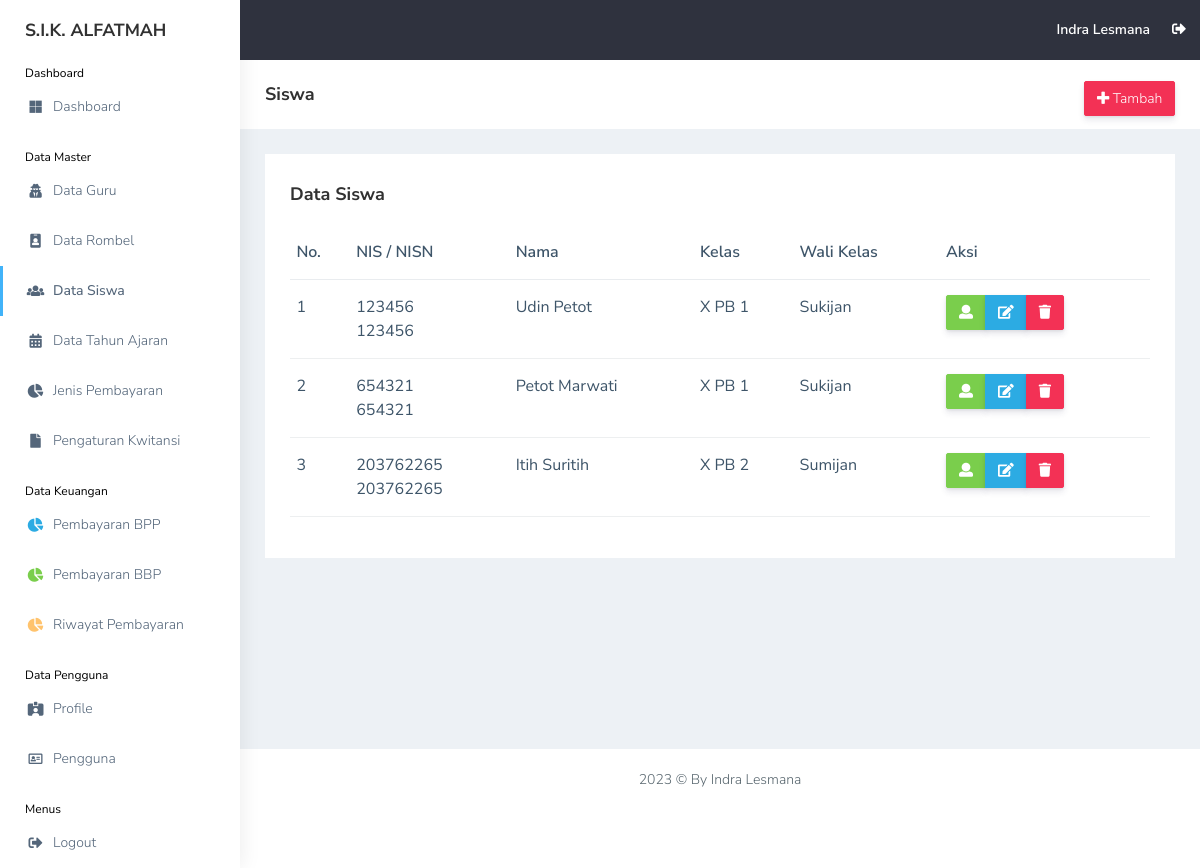
The page /view_master/siswa.php (signed in) on the database its author committed.
### tables this page shows
CREATE TABLE `users` (
  `id_user` int(11) NOT NULL,
  `nama` varchar(255) NOT NULL,
  `username` varchar(255) NOT NULL,
  `email` varchar(255) NOT NULL,
  `password` varchar(255) NOT NULL,
  `image` varchar(255) NOT NULL,
  `role_id` int(11) NOT NULL,
  `date_created` date NOT NULL,
  `is_active` int(11) NOT NULL
);

CREATE TABLE `siswa` (
  `id_siswa` int(11) NOT NULL,
  `nis` int(11) NOT NULL,
  `nisn` int(11) NOT NULL,
  `nama_siswa` varchar(255) NOT NULL,
  `id_rombel` int(11) NOT NULL,
  `jk` varchar(20) NOT NULL,
  `alamat` text NOT NULL,
  `phone` varchar(20) NOT NULL,
  `username` varchar(255) NOT NULL,
  `password` varchar(255) NOT NULL,
  `gambar` varchar(255) NOT NULL,
  `date_created` date NOT NULL,
  `is_active` int(11) NOT NULL
);

CREATE TABLE `rombel` (
  `id_rombel` int(11) NOT NULL,
  `rombel` varchar(255) NOT NULL,
  `id_guru` int(11) NOT NULL
);

CREATE TABLE `guru` (
  `id_guru` int(11) NOT NULL,
  `nama_guru` varchar(255) NOT NULL,
  `mapel` varchar(255) NOT NULL,
  `date_created` date NOT NULL,
  `is_active` int(11) NOT NULL
);

### functions.php (called while the page is built, shortened)
<?php
$conn = mysqli_connect("localhost", "root", "", "db_sika");
function query($query)
{
    global $conn;
    $result = mysqli_query($conn, $query);
    $rows = [];
    while ($row = mysqli_fetch_assoc($result)) {
        $rows[] = $row;
    }
    return $rows;
}

### view_master/siswa.php (the view, shortened to what this page needs)
<?php
include "../templates/header.php";
$siswa = query(
    "SELECT * FROM siswa
    INNER JOIN rombel ON rombel.id_rombel = siswa.id_rombel
    INNER JOIN guru ON guru.id_guru = rombel.id_guru"
);
?>
<div class="page-breadcrumb bg-white">
    <div class="row align-items-center">
        <div class="col-lg-3 col-md-4 col-sm-4 col-xs-12">
            <h4 class="page-title">Siswa</h4>
        </div>
        <div class="col-lg-9 col-sm-8 col-md-8 col-xs-12">
            <div class="d-md-flex">
                <ol class="breadcrumb ms-auto">
                    <li><a href="siswa_add.php"
                            class="btn btn-danger  d-none d-md-block pull-right ms-3 hidden-xs hidden-sm waves-effect waves-light text-white"><i
                                class="fas fa-plus"></i> Tambah</a>
                    </li>
                </ol>
            </div>
        </div>
    </div>
</div>
<div class="container-fluid">
    <div class="row">
        <div class="col-md-12 col-lg-12 col-sm-12">
            <div class="white-box">
                <div class="d-md-flex mb-3">
                    <h3 class="box-title mb-0">Data Siswa</h3>
                </div>
                <div class="table-responsive">
                    <table class="table no-wrap">
                        <thead>
                            <tr>
                                <th class="border-top-0">No.</th>
                                <th class="border-top-0">NIS / NISN</th>
                                <th class="border-top-0">Nama</th>
                                <th class="border-top-0">Kelas</th>
                                <th class="border-top-0">Wali Kelas</th>
                                <th class="border-top-0">Aksi</th>
                            </tr>
                        </thead>
                        <tbody>
                            <?php $i = 1; ?>
                            <?php foreach ($siswa as $s): ?>
                                <tr>
                                    <td>
                                        <?= $i; ?>
                                    </td>
                                    <td class="txt-oflo">
                                        <?= $s["nis"]; ?> <br>
                                        <?= $s["nisn"]; ?>
                                    </td>
                                    <td>
                                        <?= $s["nama_siswa"]; ?>
                                    </td>
                                    <td>
                                        <?= $s["rombel"]; ?>
                                    </td>
                                    <td class="txt-oflo">
                                        <?= $s["nama_guru"]; ?>
                                    </td>
                                    <td>
                                        <div class="btn-group btn-group-toggle" data-toggle="buttons">
                                            <a href="siswa_detail.php?id_siswa=<?= $s["id_siswa"] ?>"
                                                class="btn btn-success text-white"><i class="fas fa-user"></i></a>
                                            <a href="siswa_edit.php?id_siswa=<?= $s["id_siswa"] ?>"
                                                class="btn btn-info text-white"><i class="fas fa-edit"></i></a>
                                            <a href="siswa_delete.php?id_siswa=<?= $s["id_siswa"] ?>"
                                                class="btn btn-danger text-white"
                                                onclick="return confirm('Yakin ingin menghapus <?= $s['nama_siswa']; ?>?');"><i
                                                    class="fas fa-trash"></i></a>
                                        </div>
                                    </td>
                                </tr>
                                <?php $i++; ?>
                            <?php endforeach; ?>
                        </tbody>
                    </table>
                </div>
            </div>
        </div>
    </div>
</div>
<?php
include "../templates/footer.php";
?>

### templates/topbar.php (shortened to what this page needs)
<header class="topbar" data-navbarbg="skin5">
    <nav class="navbar top-navbar navbar-expand-md navbar-dark">
        <div class="navbar-header" data-logobg="skin6">
            <a class="navbar-brand" href="#">
                <b class="logo-text text-dark">
                    S.I.K. ALFATMAH
                </b>
            </a>
        </div>
        <div class="navbar-collapse collapse" id="navbarSupportedContent" data-navbarbg="skin5">
            <ul class="navbar-nav ms-auto d-flex align-items-center">
                <li>
                    <a class="profile-pic" href="../view_pengguna/profile.php"><span class="text-white font-medium">
                            <?= $user["nama"]; ?>
                        </span></a>
                </li>
                <li><a href="../logout.php" class="mr-5 profile-pic"><i class="fas fa-sign-out-alt"
                            onclick="return confirm('Yakin ingin keluar dari aplikasi?');"></i></a></li>
            </ul>
        </div>
    </nav>
</header>

### rows shown on the page
users: nama "Indra Lesmana"
siswa: nis "123456", nisn "123456", nama_siswa "Udin Petot", id_rombel.rombel "X PB 1", guru.nama_guru "Sukijan"
siswa: nis "654321", nisn "654321", nama_siswa "Petot Marwati", id_rombel.rombel "X PB 1", guru.nama_guru "Sukijan"
siswa: nis "203762265", nisn "203762265", nama_siswa "Itih Suritih", id_rombel.rombel "X PB 2", guru.nama_guru "Sumijan"
